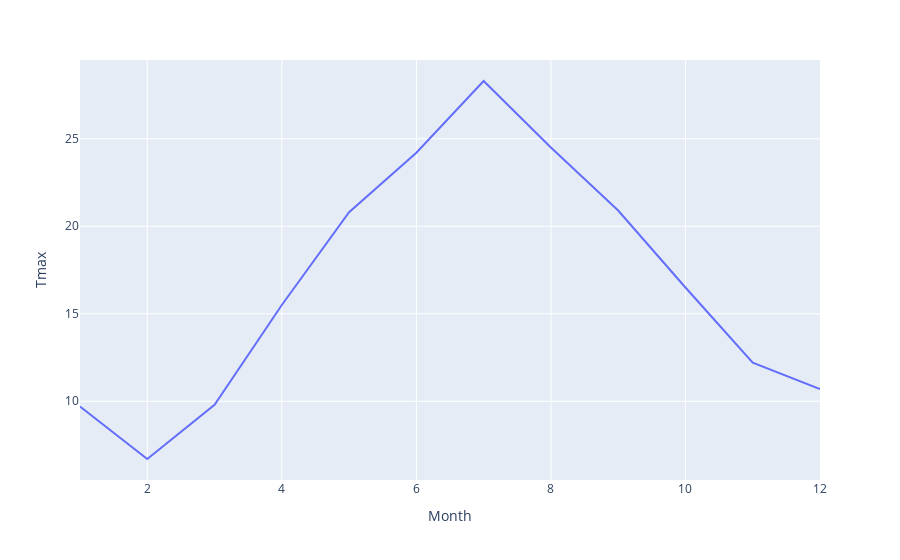

Write notebook code for a chart like this one.
### Markdown cell above
#### 1D Line Graph

### Code cell
# plot max temp. vs month

max_temp_fig = px.line(weather, x='Month', y='Tmax')
max_temp_fig.show()


# you can compare this to the following line of code, which uses the more standard matplotlib library to plot the same data

weather.plot.line(y='Tmax', x='Month')

### Figure 1 — Plotly figure (JSON) as saved in the notebook; plotly's stock layout.template omitted (floating-point values rounded to 4 significant figures)
{"data": [{"hovertemplate": "Month=%{x}<br>Tmax=%{y}<extra></extra>", "legendgroup": "", "line": {"color": "#636efa", "dash": "solid"}, "marker": {"symbol": "circle"}, "mode": "lines", "name": "", "orientation": "v", "showlegend": false, "type": "scatter", "x": [1, 2, 3, 4, 5, 6, 7, 8, 9, 10, 11, 12], "xaxis": "x", "y": [9.7, 6.7, 9.8, 15.5, 20.8, 24.2, 28.3, 24.5, 20.9, 16.5, 12.2, 10.7], "yaxis": "y"}], "layout": {"autosize": true, "legend": {"tracegroupgap": 0}, "margin": {"t": 60}, "xaxis": {"anchor": "y", "autorange": true, "domain": [0, 1], "range": [1, 12], "title": {"text": "Month"}, "type": "linear"}, "yaxis": {"anchor": "x", "autorange": true, "domain": [0, 1], "range": [5.5, 29.5], "title": {"text": "Tmax"}, "type": "linear"}}}
